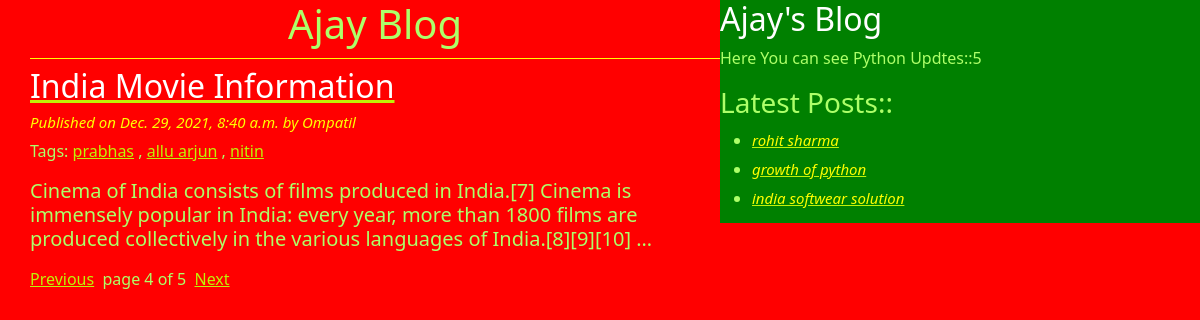
/?page=4, run on the app's committed database.
### bloga/models.py (models this page shows, shortened)
class Post(models.Model):
 STATUS_CHOICES=(('draft','Draft'),('published','Published'))
 title=models.CharField(max_length=256)
 slug=models.SlugField(max_length=264,unique_for_date='publish')
 author=models.ForeignKey(User,related_name='blog_posts',on_delete=models.CASCADE)
 body=models.TextField()
 publish=models.DateTimeField(default=timezone.now)
 created=models.DateTimeField(auto_now_add=True)
 updated=models.DateTimeField(auto_now=True)
 status=models.CharField(max_length=10,choices=STATUS_CHOICES,default='draft')
 objects=CustomManager()
 tags=TaggableManager()
 class Meta:
  ordering=("-publish",)
 def get_absolute_url(self):
  return reverse('post_detail',
       args=[self.publish.year,
       self.publish.strftime('%m'),
       self.publish.strftime('%d'),
       self.slug])

### bloga/views.py (the view)
# urls.py: url(r'^$', views.post_list_view),
def post_list_view(request,tag__slug=None):
 post_list=Post.objects.all()
 tag=None
 if tag__slug:
   tag=get_object_or_404(Tag,slug=tag__slug)
   post_list=post_list.filter(tags__in=[tag])
 paginator=Paginator(post_list,1)
 page_number=request.GET.get('page')
 try:
  post_list=paginator.page(page_number)
 except PageNotAnInteger:
  post_list=paginator.page(1)
 except EmptyPage:
  post_list=paginator.page(paginator.num_pages)
 return render(request,'bloga/post_list.html',{'post_list':post_list,'tag':tag})

### bloga/models.py (called while the page is built)
      def get_queryset(self):
            return super().get_queryset().filter(status='published')

### bloga/templatetags/blog_tags.py (called while the page is built)
@register.simple_tag
def total_posts():
 return Post.objects.count()

@register.inclusion_tag('bloga/latest_posts123.html')
def show_latest_post():
 latest_posts=Post.objects.order_by('-publish')[:3]
 return {'latest_posts':latest_posts}

### templates/bloga/post_list.html (shortened to what this page needs)
<!DOCTYPE html>
{% extends 'bloga/base.html' %}
{% block content %}
<h1>Ajay Blog</h1>
  {% for post in post_list %}
            <a href="{{post.get_absolute_url}}"><h2>{{post.title}}</h2></a>
            <h4>Published on {{post.publish}} by {{post.author | title}}</h4>
            <p>Tags:
              {% for tag in post.tags.all %}
                 <a href="{%url 'post_list_by_tag_name' tag.slug%}">{{tag.name}}</a>
                 {%if not forloop.last %},{%endif%}
              {%endfor%}
            </p>
        <h5>{{post.body|truncatewords:30|linebreaks}}</h5>
            {%endfor%}
  {% include 'bloga/pagenation.html' with page=post_list%}
  {% endblock %}

### templates/bloga/latest_posts123.html
<ul>
 {% for post in latest_posts %}
    <li>   <a href="{{post.get_absolute_url}}"><h4>{{post.title}}</h4></a>
    </li>
 {%endfor%}
   </ul>

### static/css/blog.css (style rules this page uses)
h1 { text-align: center; padding-bottom: 10px; border-bottom: 1px solid yellow ; }
h2 { color: white; font-style: Bold; }
h4 { color:yellow; font-size: 15px; font-style: italic; }
body { background-color: red; }
a { color: #bff207; }
body { color: rgb(173, 255, 105); }

### data on the page
Post: title "India Movie Information", publish "Dec. 29, 2021, 8:40 a.m.", author "Ompatil", body "Cinema of India consists of films produced in India.[7] Cinema is immensely popular in India: every year, more than 1800 films are produced collectively in the various languages of India.[8][9][10] …"
Tag: name "prabhas"
Tag: name "allu arjun"
Tag: name "nitin"
Post: title "rohit sharma"
Post: title "growth of python"
Post: title "india softwear solution"

### other printed values
{{ page.number }} "4"
{{ page.paginator.num_pages }} "5"
